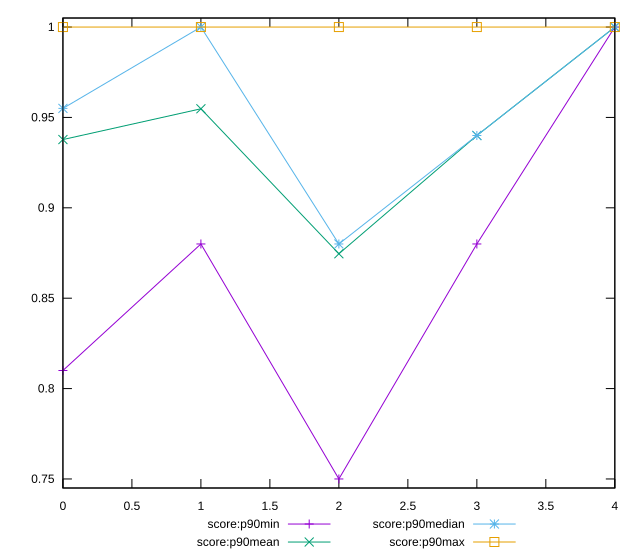

Source code (gnuplot):
reset

$scoreP90Min <<EOF
0 0.81
1 0.88
2 0.75
3 0.88
4 1
EOF

$scoreP90Mean <<EOF
0 0.9377659574468085
1 0.9547872340425532
2 0.8745744680851062
3 0.9399999999999998
4 1
EOF

$scoreP90Median <<EOF
0 0.955
1 1
2 0.88
3 0.94
4 1
EOF

$scoreP90Max <<EOF
0 1
1 1
2 1
3 1
4 1
EOF

set key outside below
set xrange [0:4]
set yrange [0.745:1.005]
set trange [0.745:1.005]
set terminal svg size 640, 560 enhanced background rgb 'white'
set output "report_00019_2021-02-10T18-14-37.922Z//unused-css-rules/progression/score.svg"

plot $scoreP90Min title "score:p90min" with linespoints, \
     $scoreP90Mean title "score:p90mean" with linespoints, \
     $scoreP90Median title "score:p90median" with linespoints, \
     $scoreP90Max title "score:p90max" with linespoints

reset
